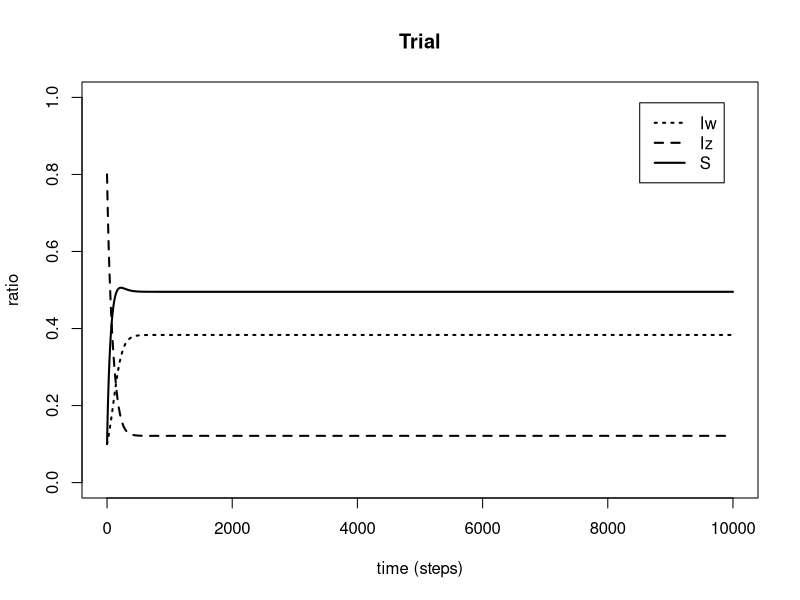
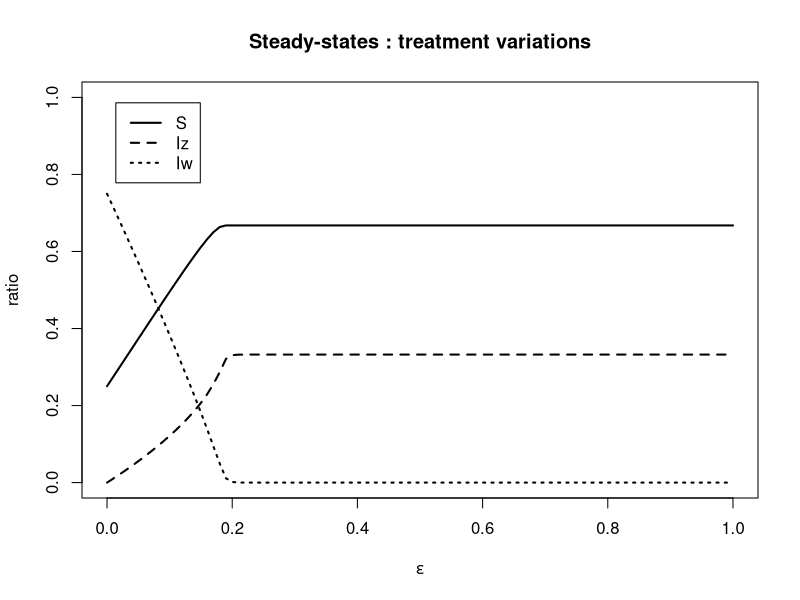
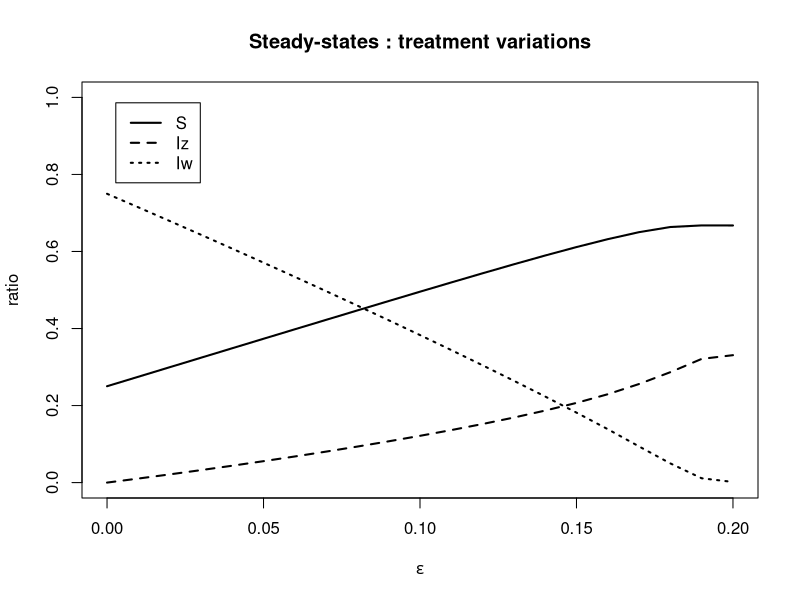
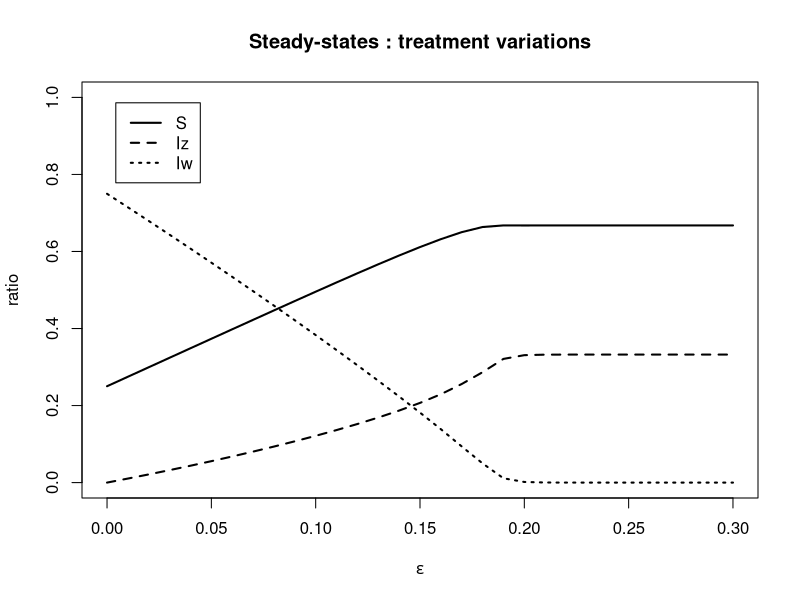
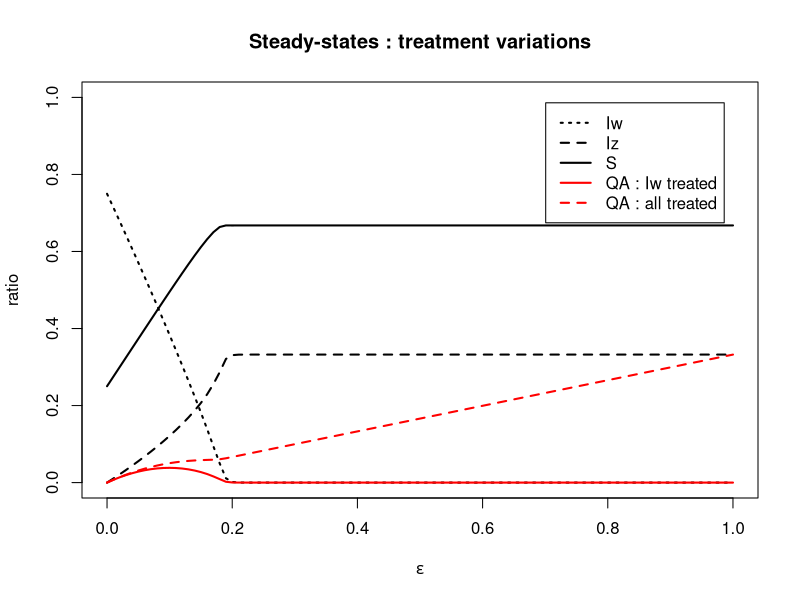
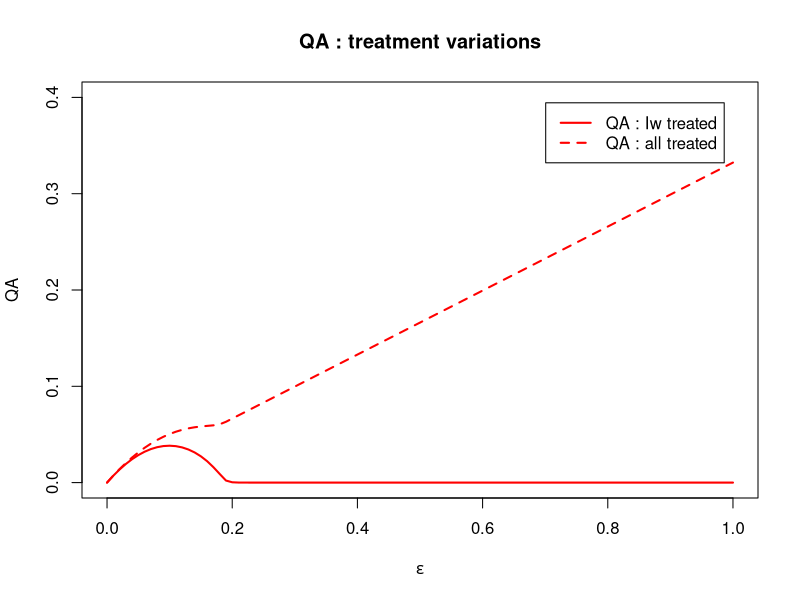
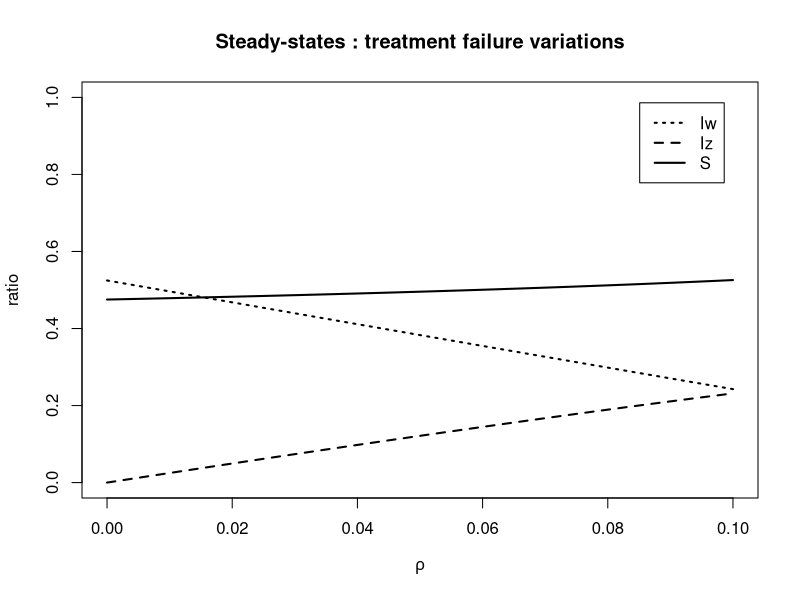
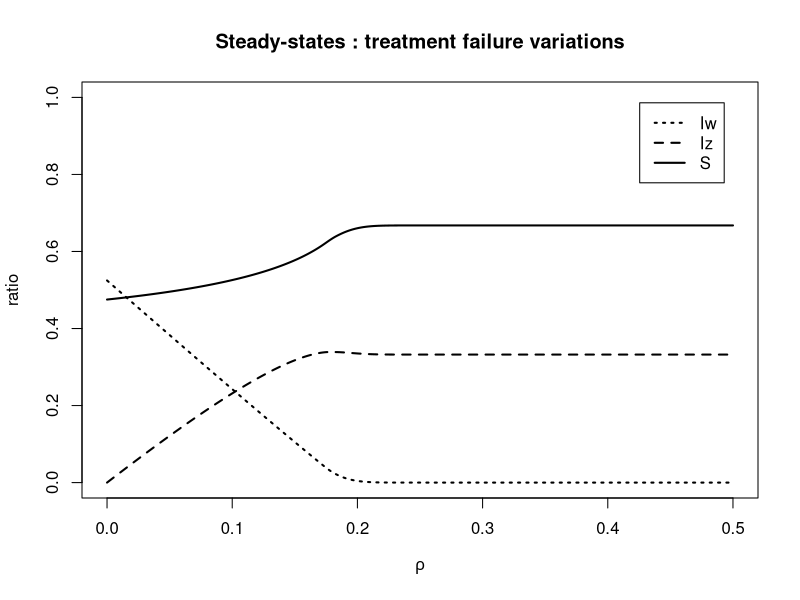

Recreate these plots in R, in order.
## ---- chunk 1
library(deSolve)

options("scipen" = 10)
N <- 1
a <- 10000 #time span
m <- 1 #time step

pbeta_w <- 0.04 #transmission parameter of Iw
pbeta_z <- 0.015 #transmission parameter of Iz
pbeta_z2 <- 0.04 #transmission parameter of Iz when there is no transmission cost
pbeta_z_test <- 0.015 #transmission parameter of Iz when there is no transmission cost



pgammaa <- 0.01 #innate recovery rate
pgamma_tilt <- 0.1 #recovery rate of Iw when treated by antibiotics


prho <- 0.05 #probability of clinical failure
prho_test <- 0.05

peps <- 0.10 #initial value of the ratio of treated patients
peps_test <- 0.10 #initial value of the ratio of treated patients





prhoi <- seq(0,0.10,by=0.001)
prhoi_ext <- seq(0,0.50,by=0.001)
pepsi <- seq(0,1,by=0.01)


prop <- 0.01 



conv_crit <- 0.00001


## ---- chunk 2
parameters <- c(beta_w=pbeta_w, beta_z=pbeta_z_test, gamma=pgammaa, gamma_prim=pgamma_tilt, eps=peps_test, rho=prho_test)

state <- c(S=0.1, Iw=0.1, Iz=0.8)

times <- seq(0, a, by=m)

SIS=function(times, state, parameters){
  with(as.list(c(state,parameters)),
       {dS = - beta_w*Iw*S - beta_z*Iz*S + gamma*(1-eps)*Iw + gamma_prim*eps*Iw + gamma*Iz
        dIw = beta_w*Iw*S + (1-eps)*beta_w*Iw*Iz - eps*beta_z*Iz*Iw - rho*eps*Iw - gamma*(1-eps)*Iw - gamma_prim*eps*Iw
        dIz = beta_z*Iz*S + eps*beta_z*Iz*Iw + rho*eps*Iw - (1-eps)*beta_w*Iw*Iz - gamma*Iz
        
        list(c(dS, dIw, dIz))
       })
}

out=as.data.frame(
  ode(y=state, times=times, func=SIS, parms=parameters)
)

## ---- chunk 3

plot(times, out$S, main="Trial", xlab="time (steps)", ylab="ratio", ylim=c(0,1), lty=1, lwd=2, type="l")
lines(times, out$Iw, lty=3, lwd=2)
lines(times, out$Iz, lty=2, lwd=2)

legend("topright" , inset=.05, c("Iw", "Iz", "S" ), lty=c(3,2,1), lwd=c(2,2,2))
## ---- chunk 4

parameters <- c(beta_w=pbeta_w, beta_z=pbeta_z, gamma=pgammaa, gamma_prim=pgamma_tilt, eps=peps, rho=prho)

state <- c(S=1-2*prop, Iw=prop, Iz=prop)

times <- seq(0, a, by=m)


root_main=function(times, state, parameters){
  dstate <- unlist(SIS(times, state, parameters))
  sum(abs(dstate)) - conv_crit
  }

exploit_param_eps=function(x) {
  parameters[5] <- x
  out <- lsodar(func=SIS, y=state, parms=parameters, times=times, rootfunc=root_main)
  return(tail(out, n=1))
  }

steady_eps <- do.call(rbind, lapply(pepsi, exploit_param_eps))
steady_eps <- unlist(steady_eps)

steady_time_eps <- steady_eps[,1]
steady_S_eps <- steady_eps[,2]
steady_Iw_eps <- steady_eps[,3]
steady_Iz_eps <- steady_eps[,4]
steady_QA_Iw_eps <- steady_Iw_eps*pepsi
steady_QA_Iw_Iz_eps <- (steady_Iw_eps+steady_Iz_eps)*pepsi

## ---- chunk 5

plot(pepsi, steady_Iw_eps, main="Steady-states : treatment variations", xlab=expression(epsilon), ylab="ratio", ylim=c(0,1), lty=3, lwd=2, type="l")

lines(pepsi, steady_Iz_eps, lty=2, lwd=2)
lines(pepsi, steady_S_eps, lty=1, lwd=2)

legend("topleft", inset=.05, c("S", "Iz", "Iw"), lty=c(1,2,3), lwd=rep(2,3))


#zoom : control for no interhost compet

pepsi2 <- seq(0,0.20,by=0.01)
steady_Iw_eps2 <- steady_Iw_eps[1:length(pepsi2)]
steady_Iz_eps2 <- steady_Iz_eps[1:length(pepsi2)]
steady_S_eps2 <- steady_S_eps[1:length(pepsi2)]

plot(pepsi2, steady_Iw_eps2, main="Steady-states : treatment variations", xlab=expression(epsilon), ylab="ratio", ylim=c(0,1), lty=3, lwd=2, type="l")

lines(pepsi2, steady_Iz_eps2, lty=2, lwd=2)
lines(pepsi2, steady_S_eps2, lty=1, lwd=2)

legend("topleft", inset=.05, c("S", "Iz", "Iw"), lty=c(1,2,3), lwd=rep(2,3))

#zoom : control for no sec resistance partial model

pepsi3 <- seq(0,0.30,by=0.01)
steady_Iw_eps3 <- steady_Iw_eps[1:length(pepsi3)]
steady_Iz_eps3 <- steady_Iz_eps[1:length(pepsi3)]
steady_S_eps3 <- steady_S_eps[1:length(pepsi3)]

plot(pepsi3, steady_Iw_eps3, main="Steady-states : treatment variations", xlab=expression(epsilon), ylab="ratio", ylim=c(0,1), lty=3, lwd=2, type="l")

lines(pepsi3, steady_Iz_eps3, lty=2, lwd=2)
lines(pepsi3, steady_S_eps3, lty=1, lwd=2)

legend("topleft", inset=.05, c("S", "Iz", "Iw"), lty=c(1,2,3), lwd=rep(2,3))





plot(pepsi, steady_Iw_eps, main="Steady-states : treatment variations", xlab=expression(epsilon), ylab="ratio", ylim=c(0,1), lty=3, lwd=2, type="l")

lines(pepsi, steady_Iz_eps, lty=2, lwd=2)
lines(pepsi, steady_S_eps, lty=1, lwd=2)
lines(pepsi, steady_QA_Iw_eps, lty=1, lwd=2, col='red')
lines(pepsi, steady_QA_Iw_Iz_eps, lty=2, lwd=2, col='red')

legend("topright" , inset=.05, c("Iw", "Iz", "S", 'QA : Iw treated', 'QA : all treated' ), lty=c(3,2,1,1,2), lwd=c(2,2,2,2,2), col=c(rep('black',3), rep('red',2)))

## ---- chunk 6

plot(pepsi, steady_QA_Iw_eps, main="QA : treatment variations", xlab=expression(epsilon), ylab="QA", ylim=c(0,0.4), lty=1, lwd=2, type="l", col='red')


lines(pepsi, steady_QA_Iw_Iz_eps, lty=2, lwd=2, col='red')

legend("topright" , inset=.05, c('QA : Iw treated', 'QA : all treated' ), lty=c(1,2), lwd=c(2,2), col=c(rep('red',2)))

## ---- chunk 7

parameters <- c(beta_w=pbeta_w, beta_z=pbeta_z, gamma=pgammaa, gamma_prim=pgamma_tilt, eps=peps, rho=prho)

state <- c(S=1-2*prop, Iw=prop, Iz=prop)

times <- seq(0, a, by=m)


root_main=function(times, state, parameters){
  dstate <- unlist(SIS(times, state, parameters))
  sum(abs(dstate)) - conv_crit
  }

exploit_param_rho=function(x) {
  parameters[6] <- x
  out <- lsodar(func=SIS, y=state, parms=parameters, times=times, rootfunc=root_main)
  return(tail(out, n=1))
  }

steady_rho <- do.call(rbind, lapply(prhoi, exploit_param_rho))
steady_rho <- unlist(steady_rho)

steady_time_rho <- steady_rho[,1]
steady_S_rho <- steady_rho[,2]
steady_Iw_rho <- steady_rho[,3]
steady_Iz_rho <- steady_rho[,4]

steady_rho_ext <- do.call(rbind, lapply(prhoi_ext, exploit_param_rho))
steady_rho_ext <- unlist(steady_rho_ext)

steady_time_rho_ext <- steady_rho_ext[,1]
steady_S_rho_ext <- steady_rho_ext[,2]
steady_Iw_rho_ext <- steady_rho_ext[,3]
steady_Iz_rho_ext <- steady_rho_ext[,4]

## ---- chunk 8
plot(prhoi, steady_Iw_rho, main="Steady-states : treatment failure variations", xlab=expression(rho), ylab="ratio", ylim=c(0,1), lty=3, lwd=2, type="l")

lines(prhoi, steady_Iz_rho, lty=2, lwd=2)
lines(prhoi, steady_S_rho, lty=1, lwd=2)

legend("topright" , inset=.05, c("Iw", "Iz", "S" ), lty=c(3,2,1), lwd=c(2,2,2))

## ---- chunk 9
plot(prhoi_ext, steady_Iw_rho_ext, main="Steady-states : treatment failure variations", xlab=expression(rho), ylab="ratio", ylim=c(0,1), lty=3, lwd=2, type="l")

lines(prhoi_ext, steady_Iz_rho_ext, lty=2, lwd=2)
lines(prhoi_ext, steady_S_rho_ext, lty=1, lwd=2)

legend("topright" , inset=.05, c("Iw", "Iz", "S" ), lty=c(3,2,1), lwd=c(2,2,2))

## ---- chunk 10
prhoi <- seq(0,0.10,by=0.001)

parameters2 <- c(beta_w=pbeta_w, beta_z=pbeta_z2, gamma=pgammaa, gamma_prim=pgamma_tilt, eps=peps, rho=prho)

state2 <- c(S=1-2*prop, Iw=prop, Iz=prop)

times2 <- seq(0, a, by=m)


root_main2=function(times2, state2, parameters2){
  dstate <- unlist(SIS(times2, state2, parameters2))
  sum(abs(dstate)) - conv_crit
  }

exploit_param_rho2=function(x) {
  parameters2[6] <- x
  out <- lsodar(func=SIS, y=state2, parms=parameters2, times=times2, rootfunc=root_main2)
  return(tail(out, n=1))
  }

steady_rho2 <- do.call(rbind, lapply(prhoi, exploit_param_rho2))
steady_rho2 <- unlist(steady_rho2)

steady_time_rho2 <- steady_rho2[,1]
steady_S_rho2 <- steady_rho2[,2]
steady_Iw_rho2 <- steady_rho2[,3]
steady_Iz_rho2 <- steady_rho2[,4]

steady_rho2_ext <- do.call(rbind, lapply(prhoi_ext, exploit_param_rho2))
steady_rho2_ext <- unlist(steady_rho2_ext)

steady_time_rho2_ext <- steady_rho2_ext[,1]
steady_S_rho2_ext <- steady_rho2_ext[,2]
steady_Iw_rho2_ext <- steady_rho2_ext[,3]
steady_Iz_rho2_ext <- steady_rho2_ext[,4]

## ---- chunk 11
plot(prhoi, steady_Iw_rho2, main="Steady-states : treatment failure variations \n when without transmission cost", xlab=expression(rho), ylab="ratio", ylim=c(0,1), lty=3, lwd=2, type="l")

lines(prhoi, steady_Iz_rho2, lty=2, lwd=2)
lines(prhoi, steady_S_rho2, lty=1, lwd=2)

legend("topright" , inset=.05, c("Iw", "Iz", "S" ), lty=c(3,2,1), lwd=c(2,2,2))

## ---- chunk 12
plot(prhoi_ext, steady_Iw_rho2_ext, main="Steady-states : treatment failure variations \n when without transmission cost", xlab=expression(rho), ylab="ratio", ylim=c(0,1), lty=3, lwd=2, type="l")

lines(prhoi_ext, steady_Iz_rho2_ext, lty=2, lwd=2)
lines(prhoi_ext, steady_S_rho2_ext, lty=1, lwd=2)

legend("topright" , inset=.05, c("Iw", "Iz", "S" ), lty=c(3,2,1), lwd=c(2,2,2))

## ---- chunk 13
epsico <- seq(0, 0.18, by=0.01)
epsico_ext <- seq(0, 1, by=0.01)

average_Iw <- 1/((1-epsico)*pgammaa + epsico*pgamma_tilt)
average_Iw_ext <- 1/((1-epsico_ext)*pgammaa + epsico_ext*pgamma_tilt)

plot(epsico, average_Iw, main="Average duration of sensitive infection", xlab=expression(epsilon), ylab="time (steps)", lty=1, lwd=2, type="l", col="green", ylim=c(0,100))

plot(epsico_ext, average_Iw_ext, main="Average duration of sensitive infection", xlab=expression(epsilon), ylab="time (steps)", lty=1, lwd=2, type="l", col="green", ylim=c(0,100))

## ---- chunk 14
epsico <- seq(0, 0.18, by=0.01)
epsico_ext <- seq(0, 1, by=0.01)

average_Iw <- 1/((1-epsico)*pgammaa + epsico*pgamma_tilt)
average_Iw_ext <- 1/((1-epsico_ext)*pgammaa + epsico_ext*pgamma_tilt)

plot(epsico, average_Iw, main="Average duration of sensitive infection", xlab=expression(epsilon), ylab="time (steps)", lty=1, lwd=2, type="l", col="green", ylim=c(0,100))

plot(epsico_ext, average_Iw_ext, main="Average duration of sensitive infection", xlab=expression(epsilon), ylab="time (steps)", lty=1, lwd=2, type="l", col="green", ylim=c(0,100))

D_I <- (steady_Iz_eps*(1/pgammaa)+steady_Iw_eps*average_Iw_ext)/(steady_Iz_eps+steady_Iw_eps)

plot(epsico_ext, D_I, main="Average duration of infection", xlab=expression(epsilon), ylab="time (steps)", lty=1, lwd=2, type="l", col="green", ylim=c(0,100))


BOI <- (steady_Iz_eps+steady_Iw_eps)

plot(epsico_ext, BOI, main="Infected population", xlab=expression(epsilon), ylab="ratio", lty=1, lwd=2, type="l", col="green", ylim=c(0,1))


D_T <- (steady_Iz_eps*(1/pgammaa)+steady_Iw_eps*average_Iw_ext)

plot(epsico_ext, D_T, main="Total duration", xlab=expression(epsilon), ylab="time (steps)", lty=1, lwd=2, type="l", col="green")
## ---- chunk 15
alpha1 <- 0.1
alpha2 <- 0.01

epsico <- seq(0, 0.18, by=0.01)
epsico_ext <- seq(0, 1, by=0.01)

steady_Iz_eps
steady_Iw_eps

fatality <- epsico_ext*steady_Iw_eps*alpha2 + (1-epsico_ext)*steady_Iw_eps*alpha1 + steady_Iz_eps*alpha1 

plot(epsico_ext, fatality, main="Fatality", xlab=expression(epsilon), ylab="fatality, ratio", lty=1, lwd=2, type="l", col="green")
